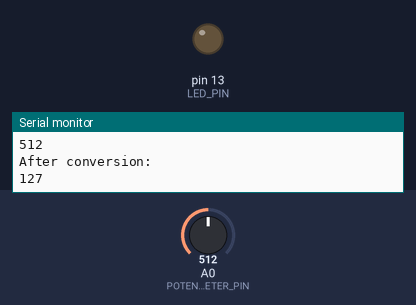
The sketch below on a simulated Arduino Uno, built with avr-gcc and run on an emulated ATmega328P. Shown: output pins drawn as LEDs (lit = HIGH), the last lines printed to the serial monitor. The inputs (shaded band) are chosen by the test bench; at power-on: A0 (POTENTIOMETER_PIN) = 512.

Above: at 1.8 s.
1.9 s: A0 (POTENTIOMETER_PIN) set to 532
At 3.4 s:
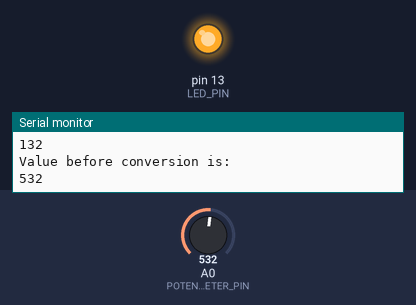
4.5 s: A0 (POTENTIOMETER_PIN) set to 511
At 6.9 s:
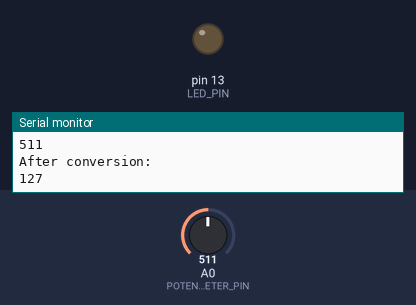
7.5 s: A0 (POTENTIOMETER_PIN) set to 716
At 9.3 s:
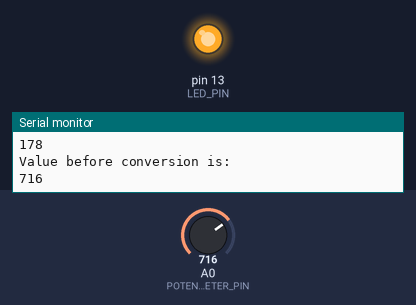
Timing chart, 0 to 10.8 s (numbered marks = the images above; inputs shaded):
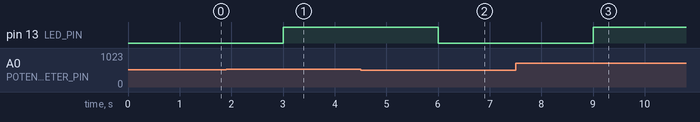

Measured:
- the behaviour switches between 513 and 514 on A0 (POTENTIOMETER_PIN) (found by bisection; images 0 and 1)
- after the input at 1.9 s, pin 13 (LED_PIN): LOW → HIGH after 1.1 s
- after the input at 4.5 s, pin 13 (LED_PIN): HIGH → LOW after 1.5 s
- after the input at 7.5 s, pin 13 (LED_PIN): LOW → HIGH after 1.5 s

The sketch:

Potentiometer.ino
```cpp
//pre-processor directive used to
//define constants or macros
//In this case, it's defining symbolic
//names for the pin numbers
#define LED_PIN 13
#define POTENTIOMETER_PIN A0

void setup()
{
  //Initiate serial communication
  Serial.begin(9600);
  pinMode(LED_PIN, OUTPUT);
}

void loop()
{
  int potentiometerValue = analogRead(POTENTIOMETER_PIN);
  Serial.println("Value before conversion is:");
  Serial.println(potentiometerValue);
  delay(500);
  int brightness = map(potentiometerValue, 0, 1023, 0, 255);
  Serial.println("After conversion: ");
  Serial.println(brightness);
  delay(500);
  analogWrite(LED_PIN, brightness);
}
```
